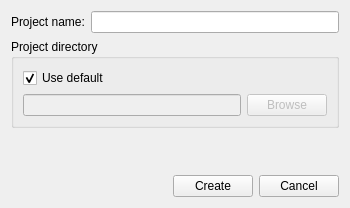
<?xml version="1.0" encoding="UTF-8"?>
<ui version="4.0">
 <class>Dialog</class>
 <widget class="QDialog" name="Dialog">
  <property name="geometry">
   <rect>
    <x>0</x>
    <y>0</y>
    <width>350</width>
    <height>208</height>
   </rect>
  </property>
  <property name="windowTitle">
   <string>Create a new project</string>
  </property>
  <layout class="QGridLayout" name="gridLayout">
   <item row="0" column="0">
    <layout class="QVBoxLayout" name="verticalLayout">
     <item>
      <layout class="QHBoxLayout" name="horizontalLayout_2">
       <item>
        <widget class="QLabel" name="label">
         <property name="text">
          <string>Project name:</string>
         </property>
        </widget>
       </item>
       <item>
        <widget class="QLineEdit" name="projectNameLineEdit">
         <property name="toolTip">
          <string>Name of the project.</string>
         </property>
        </widget>
       </item>
      </layout>
     </item>
     <item>
      <widget class="QGroupBox" name="groupBox">
       <property name="title">
        <string>Project directory</string>
       </property>
       <layout class="QGridLayout" name="gridLayout_2">
        <item row="2" column="0">
         <layout class="QHBoxLayout" name="horizontalLayout_3">
          <item>
           <widget class="QLineEdit" name="projectDirectoryLineEdit">
            <property name="enabled">
             <bool>false</bool>
            </property>
            <property name="toolTip">
             <string>The project will be saved to this directory.</string>
            </property>
           </widget>
          </item>
          <item>
           <widget class="QPushButton" name="browseFolderButton">
            <property name="enabled">
             <bool>false</bool>
            </property>
            <property name="toolTip">
             <string>Choose location where the project is saved to.</string>
            </property>
            <property name="text">
             <string>Browse</string>
            </property>
           </widget>
          </item>
         </layout>
        </item>
        <item row="0" column="0">
         <widget class="QCheckBox" name="useDefaultCheckBox">
          <property name="toolTip">
           <string>Use the default directory for the project.</string>
          </property>
          <property name="text">
           <string>Use default</string>
          </property>
          <property name="checked">
           <bool>true</bool>
          </property>
         </widget>
        </item>
       </layout>
      </widget>
     </item>
    </layout>
   </item>
   <item row="2" column="0">
    <layout class="QHBoxLayout" name="horizontalLayout">
     <item>
      <spacer name="horizontalSpacer">
       <property name="orientation">
        <enum>Qt::Horizontal</enum>
       </property>
       <property name="sizeHint" stdset="0">
        <size>
         <width>40</width>
         <height>20</height>
        </size>
       </property>
      </spacer>
     </item>
     <item>
      <widget class="QPushButton" name="pushOk">
       <property name="text">
        <string>Create</string>
       </property>
      </widget>
     </item>
     <item>
      <widget class="QPushButton" name="pushCancel">
       <property name="text">
        <string>Cancel</string>
       </property>
      </widget>
     </item>
    </layout>
   </item>
   <item row="1" column="0">
    <spacer name="verticalSpacer">
     <property name="orientation">
      <enum>Qt::Vertical</enum>
     </property>
     <property name="sizeHint" stdset="0">
      <size>
       <width>20</width>
       <height>40</height>
      </size>
     </property>
    </spacer>
   </item>
  </layout>
 </widget>
 <tabstops>
  <tabstop>projectNameLineEdit</tabstop>
  <tabstop>useDefaultCheckBox</tabstop>
  <tabstop>projectDirectoryLineEdit</tabstop>
  <tabstop>browseFolderButton</tabstop>
  <tabstop>pushOk</tabstop>
  <tabstop>pushCancel</tabstop>
 </tabstops>
 <resources/>
 <connections>
  <connection>
   <sender>useDefaultCheckBox</sender>
   <signal>toggled(bool)</signal>
   <receiver>projectDirectoryLineEdit</receiver>
   <slot>setDisabled(bool)</slot>
   <hints>
    <hint type="sourcelabel">
     <x>48</x>
     <y>71</y>
    </hint>
    <hint type="destinationlabel">
     <x>49</x>
     <y>91</y>
    </hint>
   </hints>
  </connection>
  <connection>
   <sender>useDefaultCheckBox</sender>
   <signal>toggled(bool)</signal>
   <receiver>browseFolderButton</receiver>
   <slot>setDisabled(bool)</slot>
   <hints>
    <hint type="sourcelabel">
     <x>269</x>
     <y>73</y>
    </hint>
    <hint type="destinationlabel">
     <x>274</x>
     <y>90</y>
    </hint>
   </hints>
  </connection>
 </connections>
</ui>
